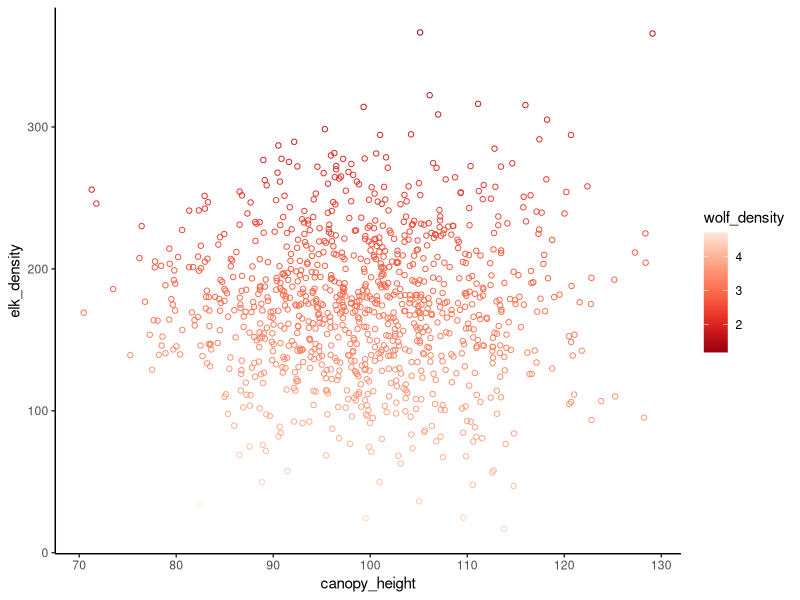
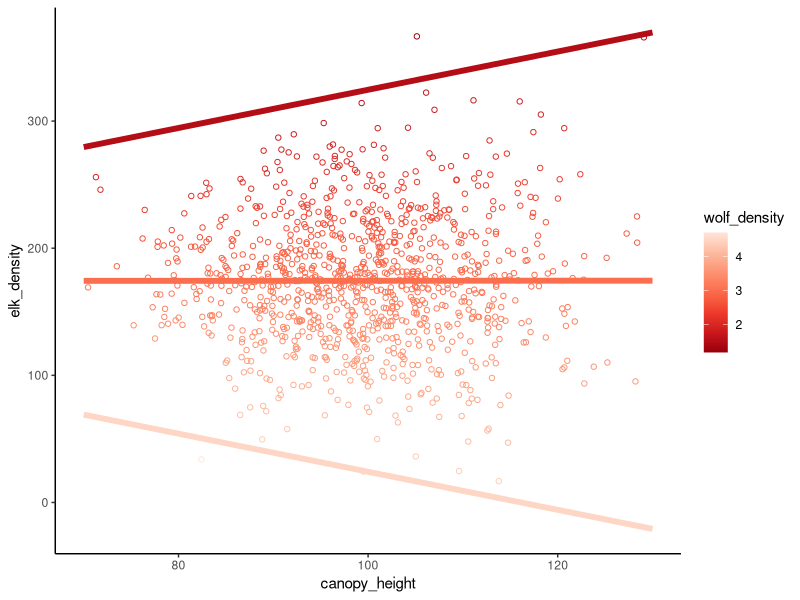

Here is the R script that generated these plots, in order:
## ---- chunk 1
knitr::opts_chunk$set(echo = TRUE)
library(tidyverse)
## ---- chunk 2
# make a linear model with the two continuous predictor variables interacting
# Let's say the relationship between elk density and canopy height is mediated by
# wolf density
# I.e., when wolves are scarce, elk like open fields (low canopy height). But when
# wolves are plentiful, elk get scared and retreat to forests (high canopy height) 
# to hide
set.seed(54321)
canopy_height <- rnorm(1e3, 100, sd = 10)
wolf_density <- rnorm(1e3, 3, sd = 0.5)

beta0 <- 175  # Intercept
beta1 <- 3.0  # Coefficient for canopy height
beta2 <- -0.2 # Coefficient for wolf density
beta3 <- -1.0 # Coefficient for canopy height X wolf density
# Simulate!
elk_density <- beta0 + beta1 * canopy_height + beta2 * wolf_density + 
  beta3 * canopy_height * wolf_density + rnorm(1e3, sd = 0.5)

# Visualize
yellowstone <- tibble(canopy_height, wolf_density, elk_density)
ggplot(yellowstone, aes(canopy_height, elk_density, color = wolf_density)) +
  geom_point(shape = 21) +
  scale_color_distiller(palette = "Reds") +
  theme_classic()
## ---- chunk 3
# Fit the model
yellowstone_mod <- lm(
  elk_density ~ canopy_height + wolf_density + canopy_height : wolf_density,
  yellowstone
)
summary(yellowstone_mod)
## ---- chunk 4
# Model coefficients
beta0_hat <- coef(yellowstone_mod)[1]
beta1_hat <- coef(yellowstone_mod)[2]
beta2_hat <- coef(yellowstone_mod)[3]
beta3_hat <- coef(yellowstone_mod)[4]
prediction <- expand_grid( # get a df of simulated values for canopy_height and wolf_density
  canopy_height = seq(70, 130, length.out = 5),
  wolf_density = c(1.5, 3, 4.5)
) %>% 
  mutate(yhat = beta0_hat + beta1_hat * canopy_height + beta2_hat * wolf_density + #add column for regression eq
           beta3_hat * canopy_height * wolf_density)

ggplot(yellowstone, aes(canopy_height, elk_density, color = wolf_density)) +
  geom_point(shape = 21) +
  scale_color_distiller(palette = "Reds") +
  geom_line(aes(y = yhat, group = wolf_density), prediction, linewidth = 2) +
  theme_classic()
